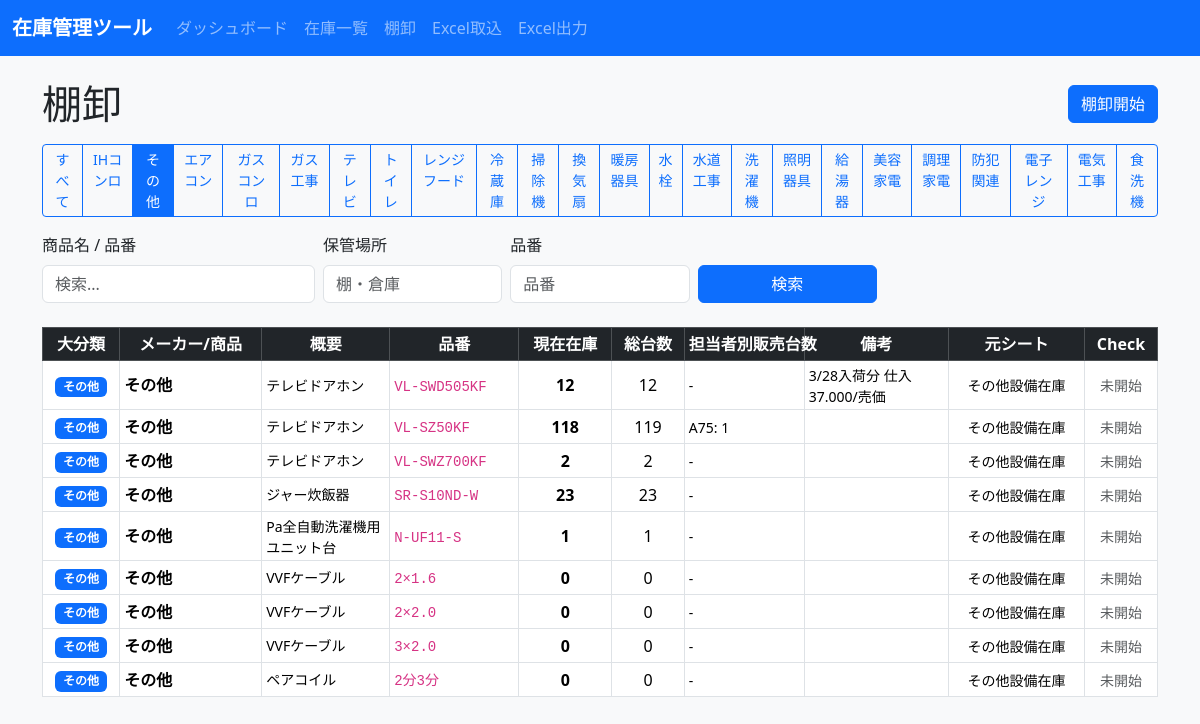
/stocktaking?big_category=その他&q=&sku=&location=, run on the app's committed database.
### tables this page shows
CREATE TABLE products (
            id INTEGER PRIMARY KEY AUTOINCREMENT,
            source_sheet TEXT,
            source_row INTEGER,
            big_category TEXT,
            maker_or_product TEXT,
            overview TEXT,
            sku TEXT NOT NULL,
            stock_status TEXT,
            display_flag TEXT,
            available_stock INTEGER NOT NULL DEFAULT 0,
            total_stock INTEGER NOT NULL DEFAULT 0,
            reorder_point INTEGER NOT NULL DEFAULT 0,
            staff_stock_json TEXT,
            notes TEXT,
            imported_at TEXT,
            current_stock INTEGER NOT NULL DEFAULT 0,
            name TEXT NOT NULL,
            category TEXT,
            location TEXT,
            last_in_date TEXT,
            last_out_date TEXT,
            created_at TEXT NOT NULL,
            updated_at TEXT NOT NULL
        );

### inventory_app/app.py (the view)
@app.route("/stocktaking")
def stocktaking():
    params = parse_search_args()
    sql, values = build_product_query(params)
    conn = get_db_connection()
    products = conn.execute(sql, values).fetchall()
    big_categories_result = conn.execute(
        "SELECT DISTINCT big_category FROM products WHERE big_category IS NOT NULL AND big_category != '' ORDER BY big_category"
    ).fetchall()
    big_categories = [row[0] for row in big_categories_result]
    conn.close()
    return render_template(
        "stocktaking.html",
        products=products,
        params=params,
        big_categories=big_categories,
        is_started=session.get("stocktaking_started", False),
        checked_product_ids=set(session.get("stocktaking_checked_ids", [])),
    )

### inventory_app/app.py (called while the page is built)
def get_db_connection():
    conn = sqlite3.connect(DB_PATH)
    conn.row_factory = sqlite3.Row
    return conn

def format_staff_stock_display(staff_stock_json):
    if not staff_stock_json:
        return "-"
    try:
        data = json.loads(staff_stock_json)
        non_zero = {k: v for k, v in data.items() if v != 0}
        if not non_zero:
            return "-"
        return Markup("<br>".join([f"{escape(k)}: {escape(v)}" for k, v in non_zero.items()]))
    except Exception:
        return "-"

def parse_search_args():
    return {
        "q": request.args.get("q", "", type=str).strip(),
        "sku": request.args.get("sku", "", type=str).strip(),
        "big_category": request.args.get("big_category", "", type=str).strip(),
        "location": request.args.get("location", "", type=str).strip(),
    }

def build_product_query(params):
    sql = "SELECT * FROM products WHERE 1=1"
    values = []
    if params["q"]:
        sql += " AND (name LIKE ? OR sku LIKE ? OR big_category LIKE ? OR maker_or_product LIKE ? OR overview LIKE ? OR notes LIKE ? OR source_sheet LIKE ? OR category LIKE ? OR location LIKE ? OR staff_stock_json LIKE ? )"
        term = f"%{params['q']}%"
        values.extend([term] * 10)
    if params["sku"]:
        sql += " AND sku LIKE ?"
        values.append(f"%{params['sku']}%")
    if params["big_category"]:
        sql += " AND big_category = ?"
        values.append(params["big_category"])
    if params["location"]:
        sql += " AND location LIKE ?"
        values.append(f"%{params['location']}%")
    sql += " ORDER BY name ASC"
    return sql, values

### inventory_app/templates/stocktaking.html (shortened to what this page needs)
{% extends 'base.html' %}
{% block content %}
  <div class="d-flex justify-content-between align-items-center mb-3">
    <h1 class="mb-0">棚卸</h1>
    {% if is_started %}
      <div class="d-flex align-items-center gap-2">
        <span class="badge bg-success">棚卸中</span>
        <form method="post" action="{{ url_for('stocktaking_end', q=params.q, sku=params.sku, big_category=params.big_category, location=params.location) }}">
          <button type="submit" class="btn btn-outline-secondary">棚卸終了</button>
        </form>
      </div>
    {% else %}
      <form method="post" action="{{ url_for('stocktaking_start', q=params.q, sku=params.sku, big_category=params.big_category, location=params.location) }}">
        <button type="submit" class="btn btn-primary">棚卸開始</button>
      </form>
    {% endif %}
  </div>
  <div class="mb-3">
    <div class="btn-group" role="group">
      <a href="{{ url_for('stocktaking') }}" class="btn btn-sm {% if not params.big_category %}btn-primary{% else %}btn-outline-primary{% endif %}">すべて</a>
      {% for category in big_categories %}
        <a href="{{ url_for('stocktaking', big_category=category, q=params.q, sku=params.sku, location=params.location) }}" class="btn btn-sm {% if params.big_category == category %}btn-primary{% else %}btn-outline-primary{% endif %}">{{ category }}</a>
      {% endfor %}
    </div>
  </div>
  <form method="get" class="row gy-2 gx-2 align-items-end mb-4">
    <div class="col-md-3">
      <label class="form-label">商品名 / 品番</label>
      <input type="text" name="q" value="{{ params.q }}" class="form-control" placeholder="検索...">
    </div>
    <div class="col-md-2">
      <label class="form-label">保管場所</label>
      <input type="text" name="location" value="{{ params.location }}" class="form-control" placeholder="棚・倉庫">
    </div>
    <div class="col-md-2">
      <label class="form-label">品番</label>
      <input type="text" name="sku" value="{{ params.sku }}" class="form-control" placeholder="品番">
    </div>
    <div class="col-md-2">
      <button type="submit" class="btn btn-primary w-100">検索</button>
    </div>
  </form>
  <div class="table-responsive">
    <table class="table table-bordered table-hover align-middle table-sm stock-table">
      <thead class="table-dark sticky-top">
        <tr>
          <th class="text-center">大分類</th>
          <th>メーカー/商品</th>
          <th class="stock-table-overview">概要</th>
          <th>品番</th>
          <th class="text-center">現在在庫</th>
          <th class="text-center">総台数</th>
          <th class="stock-table-staff">担当者別販売台数</th>
          <th class="stock-table-notes">備考</th>
          <th class="text-center stock-table-source">元シート</th>
          <th class="text-center">Check</th>
        </tr>
      </thead>
      <tbody>
        {% for product in products %}
          <tr id="product-{{ product.id }}" class="{% if product.id in checked_product_ids %}table-success{% endif %}">
            <td class="text-center"><span class="badge bg-primary">{{ product.big_category }}</span></td>
            <td><strong>{{ product.maker_or_product }}</strong></td>
            <td class="stock-table-overview"><small>{{ product.overview }}</small></td>
            <td><code>{{ product.sku }}</code></td>
            <td class="text-center"><strong>{{ product.current_stock }}</strong></td>
            <td class="text-center">{{ product.total_stock }}</td>
            <td class="stock-table-staff"><small>{{ product.staff_stock_json | format_staff_stock }}</small></td>
            <td class="stock-table-notes"><small>{{ product.notes }}</small></td>
            <td class="text-center stock-table-source"><small>{{ product.source_sheet }}</small></td>
            <td class="text-center">
              {% if is_started %}
                <div class="stocktaking-actions">
                  <form method="post" action="{{ url_for('stocktaking_check', product_id=product.id, q=params.q, sku=params.sku, big_category=params.big_category, location=params.location) }}">
                    <button type="submit" class="btn btn-sm {% if product.id in checked_product_ids %}btn-success{% else %}btn-outline-success{% endif %} stocktaking-action-btn" title="確認">✓</button>
                  </form>
                  <a href="{{ url_for('stocktaking_edit', product_id=product.id) }}" class="btn btn-sm btn-outline-warning stocktaking-action-btn" title="修正">修正</a>
                </div>
                {% if product.id in checked_product_ids %}
                  <span class="badge bg-success mt-1">確認済</span>
                {% endif %}
              {% else %}
                <span class="text-muted small">未開始</span>
              {% endif %}
            </td>
          </tr>
        {% else %}
          <tr>
            <td colspan="10" class="text-center text-muted py-4">
              <i class="bi bi-inbox"></i> 該当する商品が見つかりません。
            </td>
          </tr>
        {% endfor %}
      </tbody>
    </table>
  </div>
{% endblock %}

### inventory_app/static/style.css (style rules this page uses)
body { background-color: #f8f9fa; }
.table th, .table td { vertical-align: middle; }
.stock-table-overview { max-width: 8rem; width: 8rem; }
td.stock-table-overview small { display: block; max-height: 2.5rem; overflow: hidden; }
.stock-table-staff { max-width: 7.5rem; width: 7.5rem; }
.stock-table-notes { max-width: 9rem; width: 9rem; }
td.stock-table-notes small { display: block; max-height: 2.5rem; overflow: hidden; }
.stock-table-source { min-width: 6.5rem; white-space: nowrap; }
.stock-table thead th { text-align: center; white-space: nowrap; }

### data on the page
products: big_category "その他", maker_or_product "その他", overview "テレビドアホン", sku "VL-SWD505KF", current_stock "12", total_stock "12", staff_stock_json "-", notes "3/28入荷分…", source_sheet "その他設備在庫"
products: big_category "その他", maker_or_product "その他", overview "テレビドアホン", sku "VL-SZ50KF", current_stock "118", total_stock "119", staff_stock_json "A75: 1", source_sheet "その他設備在庫"
products: big_category "その他", maker_or_product "その他", overview "テレビドアホン", sku "VL-SWZ700KF", current_stock "2", total_stock "2", staff_stock_json "-", source_sheet "その他設備在庫"
products: big_category "その他", maker_or_product "その他", overview "ジャー炊飯器", sku "SR-S10ND-W", current_stock "23", total_stock "23", staff_stock_json "-", source_sheet "その他設備在庫"
products: big_category "その他", maker_or_product "その他", overview "Pa全自動洗濯機用ユニット台", sku "N-UF11-S", current_stock "1", total_stock "1", staff_stock_json "-", source_sheet "その他設備在庫"
products: big_category "その他", maker_or_product "その他", overview "VVFケーブル", sku "2×1.6", current_stock "0", total_stock "0", staff_stock_json "-", source_sheet "その他設備在庫"
products: big_category "その他", maker_or_product "その他", overview "VVFケーブル", sku "2×2.0", current_stock "0", total_stock "0", staff_stock_json "-", source_sheet "その他設備在庫"
products: big_category "その他", maker_or_product "その他", overview "VVFケーブル", sku "3×2.0", current_stock "0", total_stock "0", staff_stock_json "-", source_sheet "その他設備在庫"
products: big_category "その他", maker_or_product "その他", overview "ペアコイル", sku "2分3分", current_stock "0", total_stock "0", staff_stock_json "-", source_sheet "その他設備在庫"

### other printed values
{{ category }} "IHコンロ" "その他" "エアコン" "ガスコンロ" "ガス工事" "テレビ" "トイレ" "レンジフード" "冷蔵庫" "掃除機" "換気扇" "暖房器具" "水栓" "水道工事" "洗濯機" "照明器具" "給湯器" "美容家電" "調理家電" "防犯関連" "電子レンジ" "電気工事" "食洗機"
